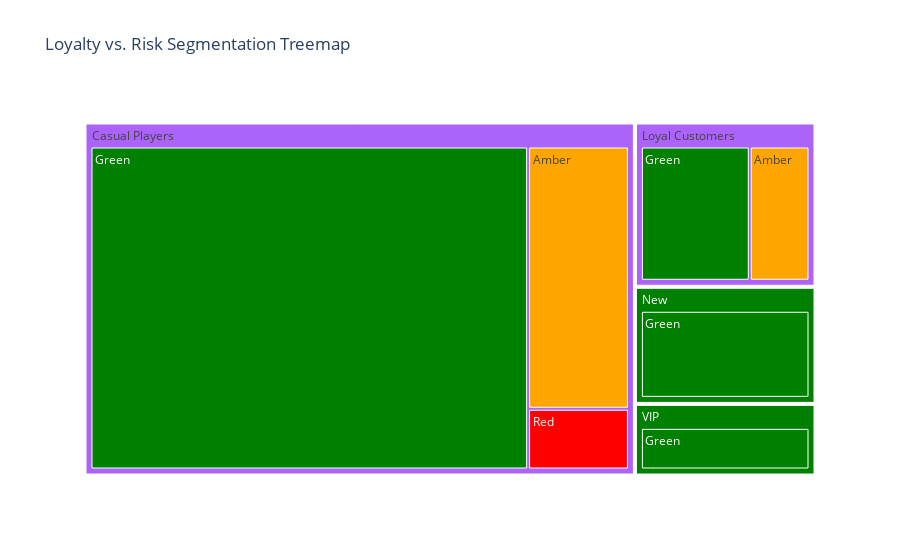

The notebook cell saved with this chart:
### Code cell
fig = px.treemap(dual_counts, path=['Loyalty_Segment', 'Risk'], values='Count', color='Risk',
    color_discrete_map={
        'Green': 'green',
        'Amber': 'orange',
        'Red': 'red'
    },title='Loyalty vs. Risk Segmentation Treemap')

fig.show()
plt.savefig('risk_loyalty_treemap')

### Figure 1 — Plotly figure (JSON) as saved in the notebook; plotly's stock layout.template omitted (floating-point values rounded to 4 significant figures)
{"data": [{"branchvalues": "total", "customdata": [["Amber"], ["Green"], ["Amber"], ["Green"], ["Green"], ["Red"], ["Green"], ["(?)"], ["(?)"], ["Green"], ["Green"]], "domain": {"x": [0, 1], "y": [0, 1]}, "hovertemplate": "labels=%{label}<br>Count=%{value}<br>parent=%{parent}<br>id=%{id}<br>Risk=%{customdata[0]}<extra></extra>", "ids": ["Casual Players/Amber", "Loyal Customers/Green", "Loyal Customers/Amber", "New/Green", "VIP/Green", "Casual Players/Red", "Casual Players/Green", "Casual Players", "Loyal Customers", "New", "VIP"], "labels": ["Amber", "Green", "Amber", "Green", "Green", "Red", "Green", "Casual Players", "Loyal Customers", "New", "VIP"], "marker": {"colors": ["orange", "green", "orange", "green", "green", "red", "green", "#ab63fa", "#ab63fa", "green", "green"]}, "name": "", "parents": ["Casual Players", "Loyal Customers", "Loyal Customers", "New", "VIP", "Casual Players", "Casual Players", "", "", "", ""], "type": "treemap", "values": [475, 308, 169, 340, 208, 110, 2539, 3124, 477, 340, 208]}], "layout": {"legend": {"tracegroupgap": 0}, "title": {"text": "Loyalty vs. Risk Segmentation Treemap"}}}
